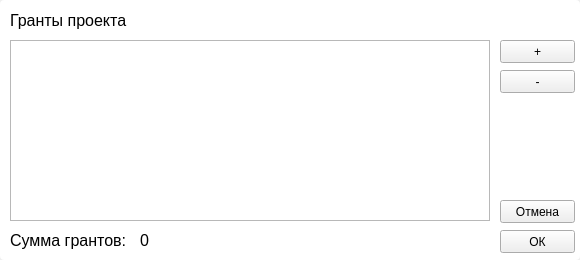
<?xml version="1.0" encoding="UTF-8"?>
<ui version="4.0">
 <class>Form</class>
 <widget class="QWidget" name="Form">
  <property name="geometry">
   <rect>
    <x>0</x>
    <y>0</y>
    <width>580</width>
    <height>260</height>
   </rect>
  </property>
  <property name="windowTitle">
   <string>Form</string>
  </property>
  <widget class="QLabel" name="label_2">
   <property name="geometry">
    <rect>
     <x>10</x>
     <y>10</y>
     <width>151</width>
     <height>21</height>
    </rect>
   </property>
   <property name="font">
    <font>
     <pointsize>12</pointsize>
    </font>
   </property>
   <property name="text">
    <string>Гранты проекта</string>
   </property>
  </widget>
  <widget class="QPushButton" name="new_grant_table">
   <property name="geometry">
    <rect>
     <x>500</x>
     <y>40</y>
     <width>75</width>
     <height>23</height>
    </rect>
   </property>
   <property name="text">
    <string>+</string>
   </property>
  </widget>
  <widget class="QPushButton" name="del_grant_table">
   <property name="geometry">
    <rect>
     <x>500</x>
     <y>70</y>
     <width>75</width>
     <height>23</height>
    </rect>
   </property>
   <property name="text">
    <string>-</string>
   </property>
  </widget>
  <widget class="QLabel" name="label_3">
   <property name="geometry">
    <rect>
     <x>10</x>
     <y>230</y>
     <width>131</width>
     <height>21</height>
    </rect>
   </property>
   <property name="font">
    <font>
     <pointsize>12</pointsize>
    </font>
   </property>
   <property name="text">
    <string>Сумма грантов: </string>
   </property>
  </widget>
  <widget class="QLabel" name="grants_total_sum_label">
   <property name="geometry">
    <rect>
     <x>140</x>
     <y>230</y>
     <width>341</width>
     <height>21</height>
    </rect>
   </property>
   <property name="font">
    <font>
     <pointsize>12</pointsize>
    </font>
   </property>
   <property name="text">
    <string>0</string>
   </property>
  </widget>
  <widget class="QWidget" name="widget" native="true">
   <property name="geometry">
    <rect>
     <x>0</x>
     <y>0</y>
     <width>580</width>
     <height>260</height>
    </rect>
   </property>
   <property name="styleSheet">
    <string notr="true">background-color: rgb(255, 255, 255);
border-radius: 4px;</string>
   </property>
  </widget>
  <widget class="QPushButton" name="grants_ok_button">
   <property name="geometry">
    <rect>
     <x>500</x>
     <y>230</y>
     <width>75</width>
     <height>23</height>
    </rect>
   </property>
   <property name="text">
    <string>ОК</string>
   </property>
  </widget>
  <widget class="QTableWidget" name="grants_table">
   <property name="geometry">
    <rect>
     <x>10</x>
     <y>40</y>
     <width>480</width>
     <height>181</height>
    </rect>
   </property>
  </widget>
  <widget class="QPushButton" name="grants_cancel_button">
   <property name="geometry">
    <rect>
     <x>500</x>
     <y>200</y>
     <width>75</width>
     <height>23</height>
    </rect>
   </property>
   <property name="text">
    <string>Отмена</string>
   </property>
  </widget>
  <zorder>widget</zorder>
  <zorder>label_2</zorder>
  <zorder>new_grant_table</zorder>
  <zorder>del_grant_table</zorder>
  <zorder>label_3</zorder>
  <zorder>grants_total_sum_label</zorder>
  <zorder>grants_ok_button</zorder>
  <zorder>grants_table</zorder>
  <zorder>grants_cancel_button</zorder>
 </widget>
 <resources/>
 <connections/>
</ui>
